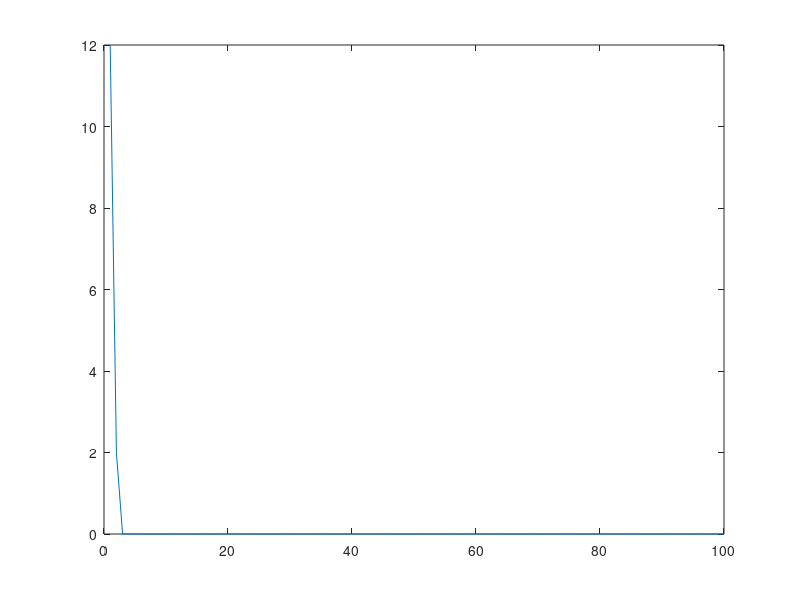

The MATLAB script that drew this image:
clear;clc;close;
W=rand(9,6);
X=[1,1,1,0,1,0,0,1,0;0,1,0,0,1,0,0,1,0];
X=X*2-1;
d=[1,-1,-1,-1,-1,1;-1,1,-1,-1,1,-1];
n=100;
E=zeros(n,1);
eta=1;
for i=1:n
    NET=X*W;
    y=NET>=0;
    y=y*2-1;
    E(i)=sum(sum(abs(d-y)));
    gamma=d-y;
    delta_W=eta*X'*gamma;
    W=W+delta_W;
end
plot(E)